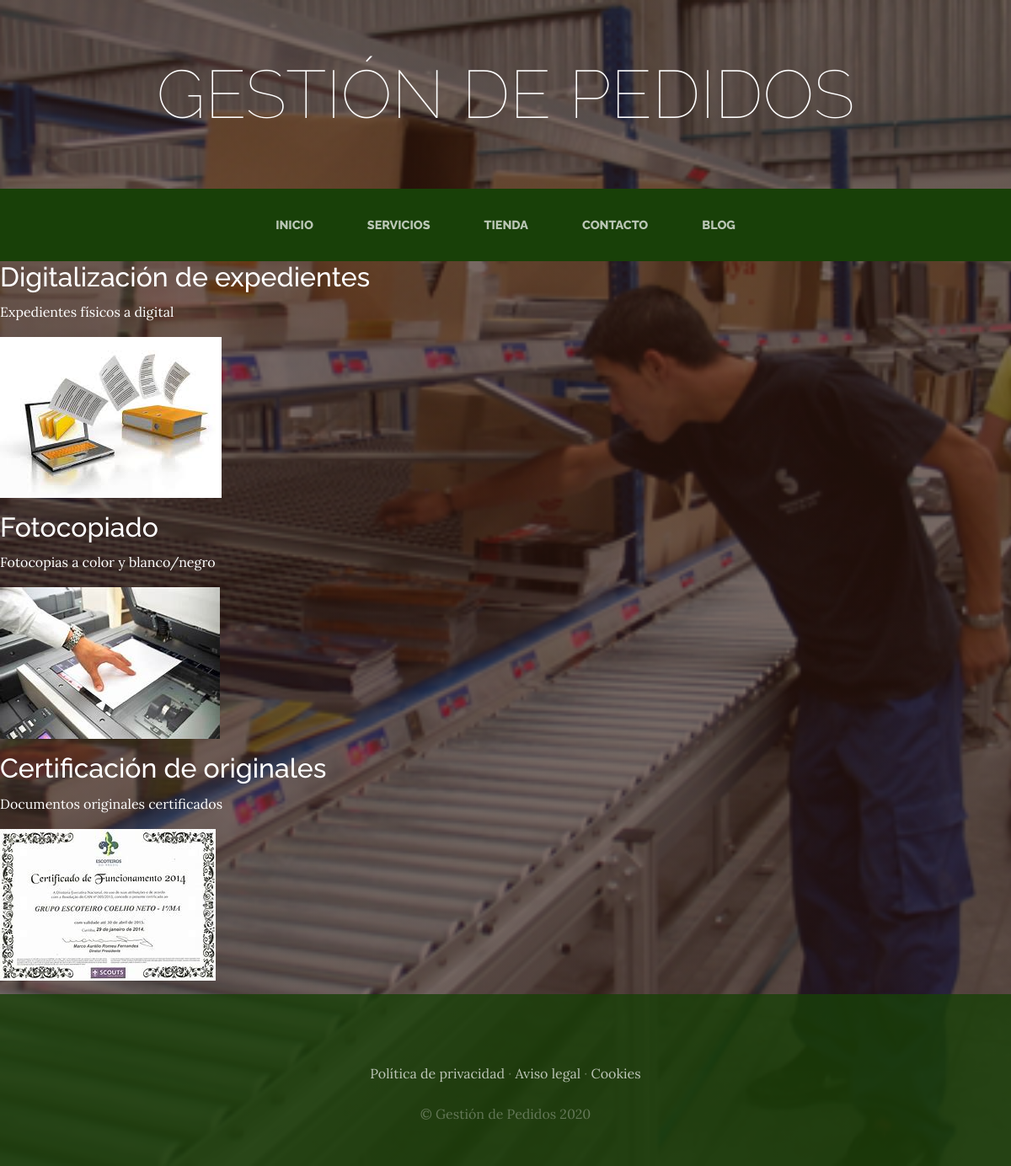
The app's page /servicios/ with its own data.
### servicios/models.py (models this page shows, shortened)
class Servicio(models.Model):
    titulo = models.CharField(max_length=50)
    contenido = models.CharField(max_length=50)
    imagen = models.ImageField(upload_to='servicios')
    created = models.DateTimeField(auto_now_add=True)
    updated = models.DateTimeField(auto_now_add=True)
    class Meta:
        verbose_name = 'servicio'
        verbose_name_plural = 'servicios'

### ProyectoWebApp/views.py (the view)
# urls.py: path('servicios/', views.servicios, name = "Servicios"),
def servicios(request):
    servicios = Servicio.objects.all()
    return render(request, "ProyectoWebApp/servicios.html", {"servicios":servicios})

### templates/ProyectoWebApp/servicios.html
{% extends "ProyectoWebApp/base.html" %}
{% load static %}
{% block content %}
    {% for servicio in servicios %}
    <div>
            <h2 style="color: white">{{ servicio.titulo }}</h2>
            <p style="color: white">{{ servicio.contenido }}</p>
            <p><img src="{{ servicio.imagen.url }}"></p>
    </div>
    {% endfor%}
{% endblock %}

### templates/ProyectoWebApp/base.html (shortened to what this page needs)
<html>
<head>
    {% load static %}
    <link href="{% static 'ProyectoWebApp/vendor/bootstrap/css/bootstrap.min.css' %}" rel="stylesheet">
    <link href="{% static 'ProyectoWebApp/css/gestion.css' %}" rel="stylesheet">
</head>
<body>
    <h1 class="site-heading text-center text-white d-none d-lg-block">
        <span class="site-heading-lower">Gestión de Pedidos</span>
      </h1>
 <nav class="navbar navbar-expand-lg navbar-dark py-lg-4" id="mainNav">
    <div class="container">
      <div class="collapse navbar-collapse" id="navbarResponsive">
        <ul class="navbar-nav mx-auto">
          <li class="nav-item {% if request.path == '/' %}active{% endif %} px-lg-4">
            <a class="nav-link text-uppercase text-expanded" href="{% url 'Home' %}">Inicio</a>
          </li>
          <li class="nav-item {% if request.path == '/servicios' %}active{% endif %} px-lg-4">
            <a class="nav-link text-uppercase text-expanded" href="{% url 'Servicios' %}">Servicios</a>
          </li>
          <li class="nav-item {% if request.path == '/tienda' %}active{% endif %} px-lg-4">
            <a class="nav-link text-uppercase text-expanded" href="{% url 'Tienda' %}">Tienda</a>
          </li>
          <li class="nav-item {% if request.path == '/contacto' %}active{% endif %} px-lg-4">
            <a class="nav-link text-uppercase text-expanded" href="{% url 'Contacto' %}">Contacto</a>
          </li>
          <li class="nav-item {% if request.path == '/blog' %}active{% endif %} px-lg-4">
            <a class="nav-link text-uppercase text-expanded" href="{% url 'Blog' %}">Blog</a>
          </li>
        </ul>
      </div>
    </div>
  </nav>
    {% block content %}
    {% endblock %}
    <footer class="footer text-faded text-center py-5">
      <div class="container">
        <p class="m-0 mbt">
        	<a href="sample.html" class="link">Política de privacidad</a> ·
        	<a href="sample.html" class="link">Aviso legal</a> ·
        	<a href="sample.html" class="link">Cookies</a>
		</p>
        <p class="m-0 mbt1">&copy; Gestión de Pedidos 2020</p>
      </div>
	</footer>
</body>
</html>

### ProyectoWebApp/static/ProyectoWebApp/css/gestion.css (style rules this page uses)
body { font-family: 'Lora', serif; background: linear-gradient(rgba(47, 23, 15, 0.65), rgba(47, 23, 15, 0.65)), url("../img/bg_main.jpg"); background-attachment: fixed; background-position: center; background-size: cover; }
h1, h2, h3, h4, h5, h6 { font-family: 'Raleway', serif; }
p { line-height: 1.75; }
.text-faded { color: rgba(255, 255, 255, 0.3); }
.site-heading { margin-top: 5rem; margin-bottom: 5rem; text-transform: uppercase; line-height: 1; font-family: 'Raleway', serif; }
.site-heading .site-heading-lower { font-size: 5rem; font-weight: 100; line-height: 4rem; }
#mainNav { background-color: rgb(24, 64, 8); font-family: 'Raleway', serif; }
#mainNav .navbar-nav .nav-item .nav-link { color: rgba(255, 255, 255, 0.7); font-weight: 800; }
@media (min-width: 992px) { #mainNav .navbar-nav .nav-item .nav-link { font-size: 0.9rem; } }
.footer { background-color: rgba(24, 64, 8, 0.8); }
.mbt { padding-top: 2rem; }
.mbt1 { padding-top: 1.25rem; }
a.link { color: rgba(255, 255, 255, 0.7); }

### records on screen
Servicio: titulo "Digitalización de expedientes", contenido "Expedientes físicos a digital", imagen (picture)
Servicio: titulo "Fotocopiado", contenido "Fotocopias a color y blanco/negro", imagen (picture)
Servicio: titulo "Certificación de originales", contenido "Documentos originales certificados", imagen (picture)
